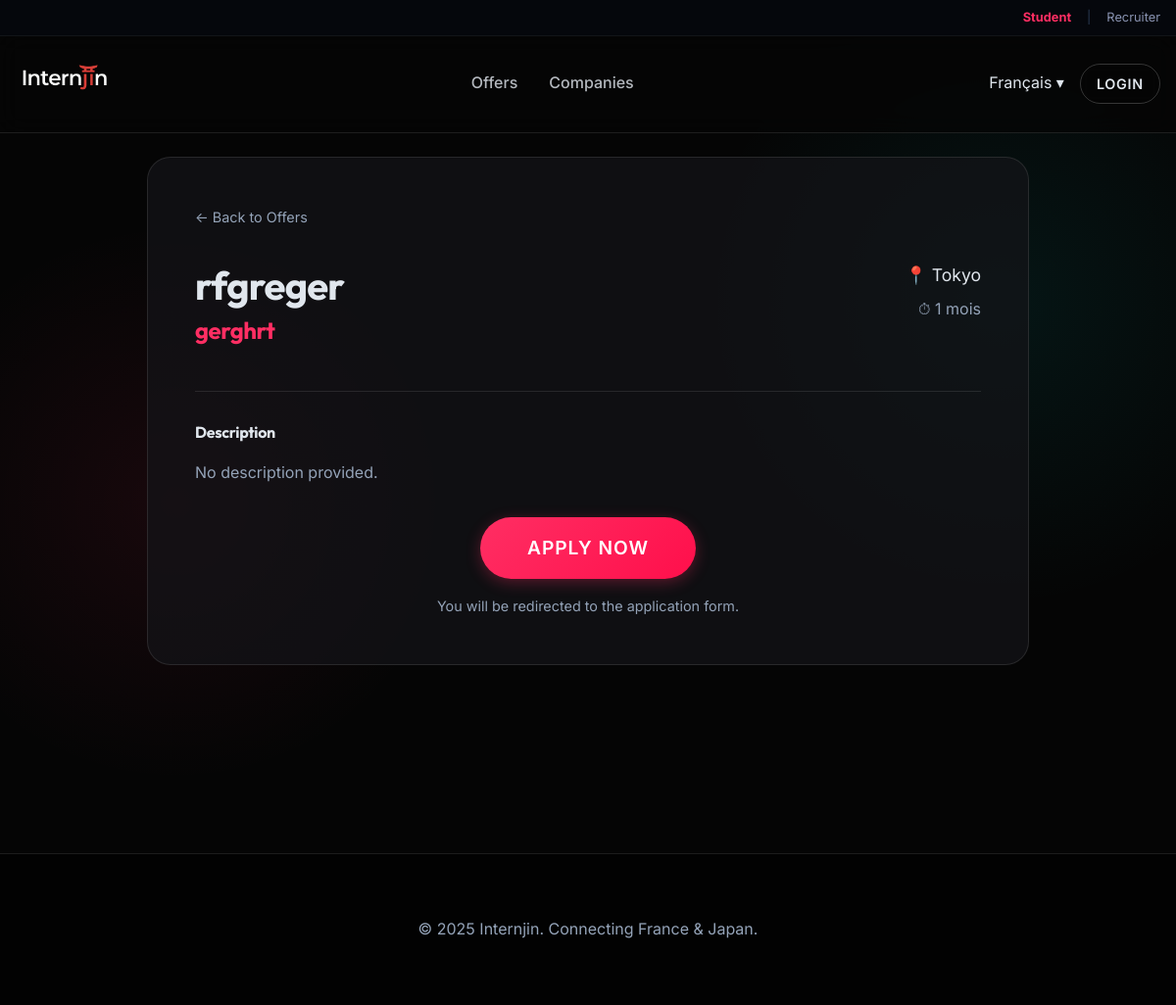
The page /offer/3 on the database its author committed.
### models.py (models this page shows)
class Offer(db.Model):
    id = db.Column(db.Integer, primary_key=True)
    title = db.Column(db.String(100), nullable=False)
    company = db.Column(db.String(100), nullable=False)
    location = db.Column(db.String(100), nullable=False)
    duration = db.Column(db.String(50), nullable=False)
    description = db.Column(db.Text, nullable=True)
    created_at = db.Column(db.DateTime, default=datetime.utcnow)
    recruiter_id = db.Column(db.Integer, db.ForeignKey('user.id'), nullable=False)
    tags = db.Column(db.String(200)) # Comma separated tags
    pdf_filename = db.Column(db.String(255), nullable=True)
    start_date = db.Column(db.String(50), nullable=True)

### app.py (the view)
@app.route('/offer/<int:offer_id>')
def offer_detail(offer_id):
    offer = Offer.query.get_or_404(offer_id)
    return render_template('offer_detail.html', offer=offer)

### app.py (called while the page is built)
@app.context_processor
def inject_globals():
    if current_user.is_authenticated:
        role = current_user.role
    else:
        role = session.get('role', 'student')
    return dict(
        role=role,
        lang=session.get('lang', 'en')
    )

### templates/offer_detail.html (shortened to what this page needs)
{% extends "base.html" %}
{% block content %}
<div class="container" style="padding-top: 160px; padding-bottom: 4rem;">
    <div
        style="background: var(--color-card-bg); border: 1px solid var(--color-border); border-radius: 24px; padding: 3rem; max-width: 900px; margin: 0 auto;">
        <div style="margin-bottom: 2rem;">
            <a href="{{ url_for('offers') }}" style="color: var(--color-text-muted); font-size: 0.9rem;">&larr; Back to
                Offers</a>
        </div>
        <div style="display: flex; justify-content: space-between; align-items: flex-start; margin-bottom: 2rem;">
            <div>
                <h1 style="font-size: 2.5rem; margin-bottom: 0.5rem;">{{ offer.title }}</h1>
                <h3 style="color: var(--color-primary); font-size: 1.5rem;">{{ offer.company }}</h3>
            </div>
            <div style="text-align: right;">
                <span style="display: block; font-size: 1.1rem; margin-bottom: 0.5rem;">📍 {{ offer.location }}</span>
                <span style="display: block; color: var(--color-text-muted); margin-bottom: 0.5rem;">⏱ {{ offer.duration
                    }}</span>
            </div>
        </div>
        <div style="border-top: 1px solid var(--color-border); padding-top: 2rem; margin-bottom: 2rem;">
            <h4 style="margin-bottom: 1rem;">Description</h4>
            <div style="color: var(--color-text-muted); line-height: 1.8; white-space: pre-wrap;">{{ offer.description
                or 'No description provided.' }}</div>
        </div>
        <div style="text-align: center;">
            <a href="#" class="btn btn-primary" style="padding: 16px 48px; font-size: 1.2rem;">Apply Now</a>
            <p style="margin-top: 1rem; font-size: 0.9rem; color: var(--color-text-muted);">You will be redirected to
                the application form.</p>
        </div>
    </div>
</div>
{% endblock %}

### static/css/style.css (style rules this page uses)
:root { --color-bg: #050505; --color-text: #e0e6ed; --color-text-muted: #94a3b8; --color-primary: #ff2e63; --color-secondary: #08d9d6; --color-card-bg: rgba(20, 20, 25, 0.7); --color-border: rgba(255, 255, 255, 0.1); --font-main: 'Inter', -apple-system, BlinkMacSystemFont, sans-serif; --font-heading: 'Outfit', sans-serif; --spacing-xs: 0.5rem; --spacing-sm: 1rem; --spacing-md: 2rem; --spacing-lg: 4rem; --spacing-xl: 8rem; --shadow-card: 0 8px 32px 0 rgba(0, 0, 0, 0.37); --glow-primary: 0 0 20px rgba(255, 46, 99, 0.3); --backdrop-blur: blur(12px); }
* { box-sizing: border-box; margin: 0; padding: 0; }
body { background-color: var(--color-bg); color: var(--color-text); font-family: var(--font-main); line-height: 1.6; overflow-x: hidden; background-image: radial-gradient(circle at 15% 50%, rgba(255, 46, 99, 0.08) 0%, transparent 25%), radial-gradient(circle at 85% 30%, rgba(8, 217, 214, 0.08) 0%, transparent 25%); }
h1, h2, h3, h4, h5, h6 { font-family: var(--font-heading); font-weight: 700; line-height: 1.2; margin-bottom: var(--spacing-sm); letter-spacing: -0.02em; }
a { text-decoration: none; color: inherit; transition: all 0.3s ease; }
.container { max-width: 1200px; margin: 0 auto; padding: 0 var(--spacing-sm); }
.btn { display: inline-block; padding: 14px 28px; border-radius: 50px; font-weight: 600; cursor: pointer; transition: all 0.3s cubic-bezier(0.4, 0, 0.2, 1); border: none; font-size: 1rem; text-transform: uppercase; letter-spacing: 0.05em; }
.btn-primary { background: linear-gradient(135deg, var(--color-primary), #ff0f4b); color: white; box-shadow: 0 4px 15px rgba(255, 46, 99, 0.3); }

### rows shown on the page
Offer: title "rfgreger", company "gerghrt", location "Tokyo", duration "1 mois", description "No description provided."
